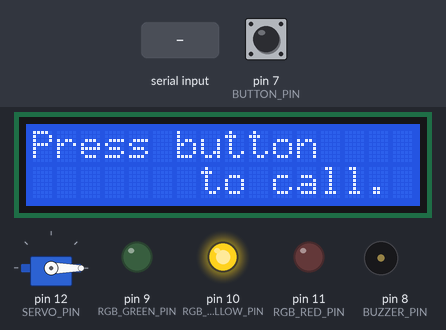
The sketch below on a simulated Arduino Uno, built with avr-gcc and run on an emulated ATmega328P. On the bench: servo, 16×2 character LCD, output pins drawn as LEDs (lit = HIGH), buzzer (waves = sounding). The inputs (shaded band) are chosen by the test bench; at power-on: pin 7 (BUTTON_PIN) HIGH. What the sketch prints to the serial monitor is not drawn.

Above: at 1.2 s.
1.3 s: "lcd::45\n" received over Serial
At 2.5 s:
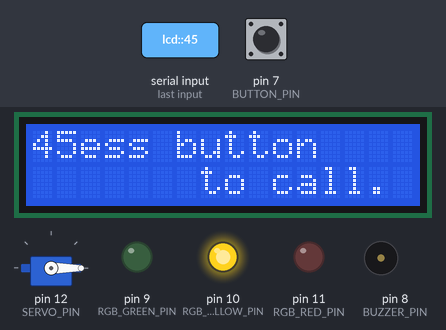
2.8 s: "buzz:90\n" received over Serial
At 2.82 s:
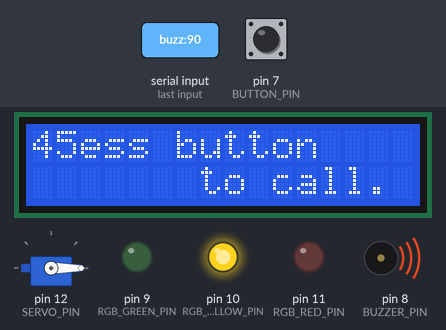
Timing chart, 0 to 5.8 s (numbered marks = the images above; inputs shaded):
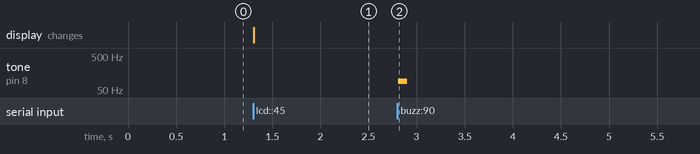

Measured:
- after the input at 1.3 s, the display: changes at once (image 1)
- after the input at 2.8 s, tone on pin 8 (BUZZER_PIN): silent → 90 Hz at once, → silent 0.09 s later

The sketch:

intercom.ino
```cpp
/*
 *  Dit is de eigen uitwerking van de het eindproject van de Udemy cursus "RaspberryPi en
 *  Arduino", namelijk om het systeem "intercom" te maken. Componenten zijn RaspberryPi,
 *  Arduino UNO, en Telegram. Ik doe dit aan de hand van al eerder uitgevoerde projecten
 *  voor de elementen ten behoeve van de aansturing LED's, LCD, BUZZER, SERVO, de verwerking
 *  van BUTTON, de communicatie tussen Arduino en RaspberryPI en die tussen de RaspberryPi
 *  en Telegram. Op de RaspberryPi komt daarnaast de mogelijkheid om foto's te nemen.
 *
*/
#include <LiquidCrystal.h>
#include <Servo.h>
// Voor de button
const byte BUTTON_PIN = 7;
byte previousButtonState;
bool buttonPressed;
bool messageSent;
unsigned long lastTimeStateChanged = millis();
unsigned long buttonDebounceDuration = 20;
//Voor de servo van de deur
const int SERVO_PIN = 12;
String door;
Servo servo;
// Voor de leds
const byte RGB_RED_PIN = 11;
const byte RGB_YELLOW_PIN = 10;
const byte RGB_GREEN_PIN = 9;
// Voor de LCD
const int LCD_RS_PIN = A4;
const int LCD_E_PIN = A5;
const int LCD_D4_PIN = 2;
const int LCD_D5_PIN = 3;
const int LCD_D6_PIN = 4;
const int LCD_D7_PIN = 5;
// voor de buzzer
const int BUZZER_PIN = 8;


LiquidCrystal lcd(LCD_RS_PIN, LCD_E_PIN, LCD_D4_PIN,
                  LCD_D5_PIN, LCD_D6_PIN, LCD_D7_PIN);

void switchOffLeds() {
  digitalWrite(RGB_RED_PIN, LOW);
  digitalWrite(RGB_YELLOW_PIN, LOW);
  digitalWrite(RGB_GREEN_PIN, LOW);
}

void setLed(String color) {
  if (color == "RED") {
    switchOffLeds();
    digitalWrite(RGB_RED_PIN, HIGH);
  } else if (color == "YELLOW") {
    switchOffLeds();
    digitalWrite(RGB_YELLOW_PIN, HIGH);
  } else if (color == "GREEN") {
    switchOffLeds();
    digitalWrite(RGB_GREEN_PIN, HIGH);
  } else {
    // do nothing
  }
}

/* format command is: "position:line:text"
 * position is de positie op de regel van 0 t/m 15
 * line is de regel: 0 of 1
 * Uitgangspunt is dat als regel 0 aangepast wordt ook regel 1
 * aangepast zal worden, dus worden het clear() bij regel 0 toegepast.
 */
void setLCD(String command) {
  int firstLocation = command.indexOf(":");
  int lastLocation = command.lastIndexOf(":");
  String position = command.substring(0, firstLocation);
  String line = command.substring(firstLocation + 1, lastLocation);
  String text = command.substring(lastLocation + 1, command.length());
  if (line == "0") {
    lcd.clear();
  }
  lcd.setCursor(position.toInt(),line.toInt());
  lcd.print(text);
}

/*
 * Format command is: "frequency:duration"
 */
void setBuzzer(String command) {
  int location = command.indexOf(":");
  String frequency = command.substring(0, location);
  String duration = command.substring(location + 1, command.length());
  tone(BUZZER_PIN, frequency.toInt(), duration.toInt());
}

// Uitgangspunt bij start van het programma is dat de
// deur gesloten is.
void setDoor(String command) {
  if (command == "open" && door == "closed") {
    servo.write(90);
    door = "opened";
  } else if (command == "close" && door == "opened") {
    servo.write(0);
    door = "closed";
  } else {
    // do nothing
  }
}

void checkButton() {
  unsigned long timeNow = millis();
  if(timeNow - lastTimeStateChanged >= buttonDebounceDuration) {
    byte buttonState = digitalRead(BUTTON_PIN);
    if(buttonState != previousButtonState) {
      lastTimeStateChanged = timeNow;
      previousButtonState = buttonState;
      if (buttonState == HIGH) {
        buttonPressed = true;
      }
    }
  }
}

void respond(String command) { //reactie op de call
  unsigned long timeNow = millis();
  if (command == "open") {
    setDoor("open");
    setLed("GREEN");
    setBuzzer("1000:1000");
    setLCD("0:0:Door is opened");
    while ((millis() - timeNow) < 10000) {}
    setDoor("close");
    setLed("YELLOW");
    setBuzzer("3000:1000");
    setLCD("0:0:Press button");
    setLCD("7:1:to call.");
    Serial.println("closed");
  } else if ( command = "deny") {
    unsigned long timeNow = millis();
    setLed("RED");
    setBuzzer("2000:2000");
    setLCD("0:0:Access denied");
    while ((millis() - timeNow) < 5000) {}
    setLed("YELLOW");
    setLCD("0:0:Press button");
    setLCD("7:1:to call.");
    Serial.println("waiting");
  } else {
    // do nothing
  }
}

void setDoorWaiting() {
  setDoor("close");
  setLed("YELLOW");
  setLCD("0:0:Press button");
  setLCD("7:1:to call.");
  Serial.println("waiting");
}

void setup() {
  // voor de communicatie
  Serial.begin(115200);
  while (!Serial) {} // voor compatibiliteit met andere Arduino boards
  while(Serial.available() > 0) {
    Serial.read(); // om zeker te zijn dat de input buffer leeg is
  }
  // voor de button
  pinMode(BUTTON_PIN,INPUT);
  previousButtonState = digitalRead(BUTTON_PIN);
  buttonPressed = false;
  messageSent = false;
  // voor de servo
  servo.attach(SERVO_PIN);
  servo.write(0);
  door = "closed";
  // voor de buzzer
  pinMode(BUZZER_PIN, OUTPUT);
  // Voor de leds
  pinMode(RGB_RED_PIN, OUTPUT);
  pinMode(RGB_YELLOW_PIN, OUTPUT);
  pinMode(RGB_GREEN_PIN, OUTPUT);
  switchOffLeds();
  // Voor de LCD
  lcd.begin(16, 2);
  lcd.clear();
  // voor de initial state van de deur
  setDoorWaiting();


  /* initieer hier een initiele presentatie van het systeem door
   *  - de naam van de sketch op de LCD weer te geven
   *  - de andere element zich ook te laten presenteren en
   *  - opverzoek van de BUTTON te stoppen en naar het echte
   *  - telecom project over te gaan.
   */
}

void loop() {
  delay(10);
  if (Serial.available() > 0) {
    String cmd = Serial.readStringUntil('\n');
    if (cmd.startsWith("led:")) {
      int colonIndex = cmd.indexOf(":");
      cmd.remove(0, colonIndex + 1);
      setLed(cmd);
    } else if (cmd.startsWith("lcd:")) {
      int colonIndex = cmd.indexOf(":");
      cmd.remove(0, colonIndex + 1);
      setLCD(cmd);
    } else if (cmd.startsWith("buzz:")) {
      int colonIndex = cmd.indexOf(":");
      cmd.remove(0, colonIndex + 1);
      setBuzzer(cmd);
    } else if (cmd.startsWith("door:")) {
      int colonIndex = cmd.indexOf(":");
      cmd.remove(0, colonIndex + 1);
      setDoor(cmd);
    } else if (cmd.startsWith("respond:")) {
      int colonIndex = cmd.indexOf(":");
      cmd.remove(0, colonIndex + 1);
      respond(cmd);
      buttonPressed = false;
      messageSent = false;
    } else {
      while (Serial.available() > 0) {
        Serial.read(); // als een verkeerd bericht is ontvangen wil je buffer weer leeg
      }
    }
  }
  checkButton();
  if (buttonPressed == true ) {
    if ( !messageSent )  {
    Serial.println("caller"); // wordt gelezen door de pi
    messageSent = true;
    // buttonPressed wordt na de deurprocedure weer op false gezet
    // zodat niet tijdens de procedure opnieuw gebeld wordt.
    // idem voor messageSent.Dit zorgt ervoor dat eenmaal de boodschap wordt
    // verstuurd en niet in elke loop.
    }
  }
}
```
